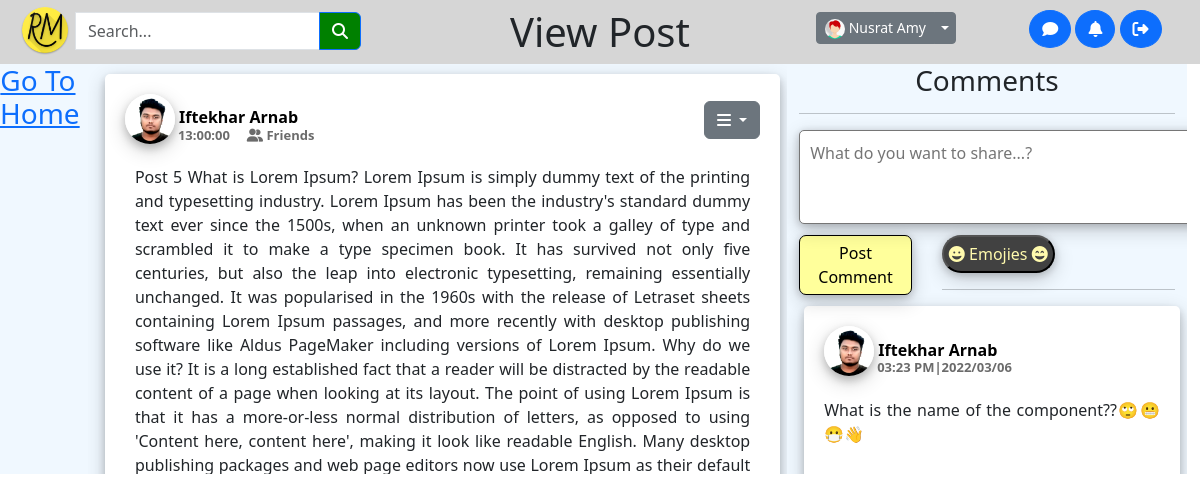
Page /OldCodes/view_post.php?pid=6 (signed in) on the earlier database version.
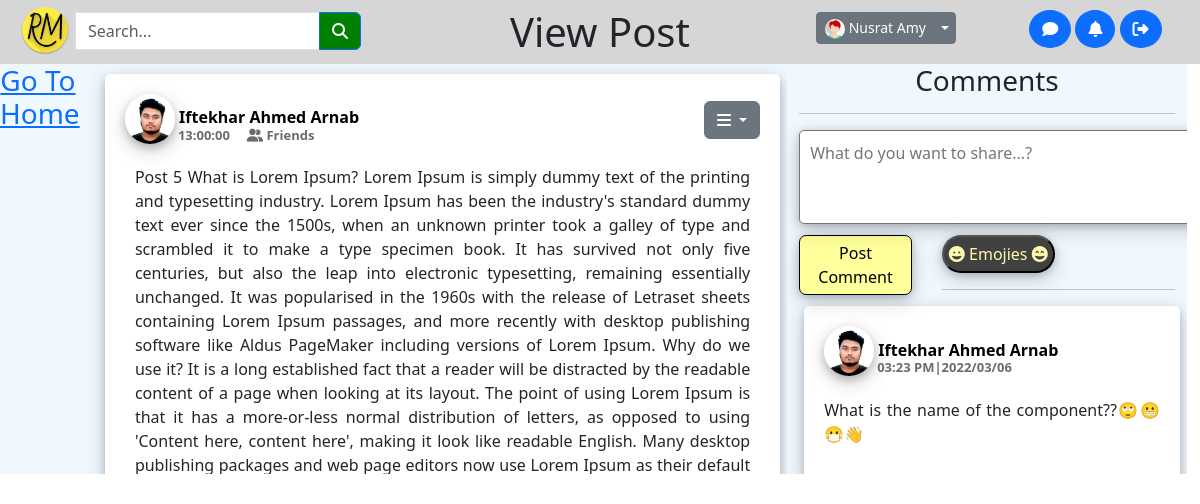
Same page on the later database version.
### tables this page shows
CREATE TABLE `posts` (
  `id` int(11) NOT NULL,
  `authorid` int(11) NOT NULL,
  `title` varchar(250) NOT NULL,
  `content` text NOT NULL,
  `time` varchar(100) DEFAULT NULL,
  `category` varchar(50) DEFAULT NULL,
  `media_link` varchar(500) DEFAULT NULL,
  `upvotes` int(11) DEFAULT 0,
  `downvotes` int(11) DEFAULT 0,
  `privacy` varchar(10) DEFAULT NULL,
  `authorname` varchar(200) DEFAULT NULL,
  `shared` varchar(20) DEFAULT NULL,
  `shared_authorid` int(11) DEFAULT NULL,
  `shared_pid` int(11) DEFAULT NULL,
  `report` varchar(100) DEFAULT NULL
);

CREATE TABLE `users` (
  `fname` varchar(150) DEFAULT NULL,
  `lname` varchar(150) DEFAULT NULL,
  `uname` varchar(150) DEFAULT NULL,
  `email` varchar(150) DEFAULT NULL,
  `phone` varchar(150) DEFAULT NULL,
  `job` varchar(150) DEFAULT NULL,
  `about` varchar(500) DEFAULT NULL,
  `pass` varchar(150) DEFAULT NULL,
  `id` int(11) NOT NULL,
  `verified` varchar(20) DEFAULT NULL,
  `flag` int(11) DEFAULT 0,
  `content_count` int(11) DEFAULT 0,
  `pro_pic` varchar(500) DEFAULT NULL,
  `temp_id` varchar(50) DEFAULT NULL,
  `date_of_birth` varchar(100) DEFAULT NULL,
  `religion` varchar(100) DEFAULT NULL,
  `language` varchar(100) DEFAULT NULL,
  `relation` varchar(100) DEFAULT NULL,
  `blood` varchar(100) DEFAULT NULL,
  `nation` varchar(100) DEFAULT NULL,
  `address` varchar(100) DEFAULT NULL,
  `gender` varchar(50) DEFAULT NULL,
  `politics` varchar(50) DEFAULT NULL,
  `sports` varchar(400) DEFAULT NULL,
  `hobby` varchar(400) DEFAULT NULL,
  `temp_id2` varchar(50) DEFAULT NULL,
  `status` varchar(50) DEFAULT NULL,
  `s_verified` varchar(50) DEFAULT NULL
);

CREATE TABLE `comments` (
  `id` int(11) NOT NULL,
  `authorid` int(11) NOT NULL,
  `content` varchar(500) DEFAULT NULL,
  `time` varchar(50) DEFAULT NULL,
  `post_id` int(11) NOT NULL
);

### OldCodes/view_post.php (the view, shortened to what the changed rows need)
<?php
$pid = $_GET['pid'];
class comment_card_creation
{
    public $class_con;
    function get_con()
    {
        include('include/connection.php');
        $this->class_con = $con;
    }
    function get_author_propic($aid)
    {
        $apic = "ext-files/user/default.jpg";
        $asql = "SELECT * FROM users WHERE id = '$aid'";
        $ares = mysqli_query($this->class_con, $asql);
        while ($class_arow = mysqli_fetch_assoc($ares)) {
            if (!(empty($class_arow['pro_pic']))) {
                $apic = "ext-files/user/" . $class_arow['pro_pic'];
            }
        }
        return $apic;
    }
    function get_authorname($aid)
    {
        $aname = "Undefined";
        $asql = "SELECT * FROM users WHERE id = '$aid'";
        $ares = mysqli_query($this->class_con, $asql);
        while ($class_arow = mysqli_fetch_assoc($ares)) {
            $aname = $class_arow['fname'] . " " . $class_arow['lname'];
        }
        return $aname;
    }
    function generate_card($pid)
    {
        $sql = "SELECT * FROM comments WHERE post_id = '$pid'";
        $res = mysqli_query($this->class_con, $sql);
        while ($class_row = mysqli_fetch_assoc($res)) {
            $authorname = $this->get_authorname($class_row['authorid']);
            $time = $class_row['time'];
            $propic_link = $this->get_author_propic($class_row['authorid']);
            echo '
                <div class="card-main">
                    <a title="View User Profile" class="unformatted-link homepage-poster-name" href="view_user.php?uid=
                    ' . $class_row['authorid'] . '"><img class="profile-pic-home-post" src="' . $propic_link . '">&nbsp' . $authorname . '
                    <p class="timestamp-home" title="Timestamp">' . $time . '</p></a>';
            echo '
                <div class="post-text">
                    <span>' . $class_row['content'] . '</span>
                </div>
            </div>';
        }
    }
}
class view_post
{
    public $class_con;
    function get_con()
    {
        include('include/connection.php');
        $this->class_con = $con;
    }
    function count_dislikes($post_id)
    {
        $cnt = 0;
        $sql = "SELECT * FROM votes WHERE post_id = '$post_id' AND stat = 'd'";
        $res = mysqli_query($this->class_con, $sql);
        while ($row = mysqli_fetch_assoc($res)) {
            $cnt++;
        }
        return $cnt;
    }
    function get_authorpic($aid)
    {
        include('include/connection.php');
        $apic = "ext-files/user/default.jpg";
        $asql = "SELECT * FROM users WHERE id = '$aid'";
        $ares = mysqli_query($con, $asql);
        while ($class_arow = mysqli_fetch_assoc($ares)) {
            if (!(empty($class_arow['pro_pic']))) {
                $apic = "ext-files/user/" . $class_arow['pro_pic'];
            }
        }
        return $apic;
    }
    function get_authorname($aid)
    {
        include('include/connection.php');
        $rt_val = "Guest";
        $asql = "SELECT * FROM users WHERE id = '$aid'";
        $ares = mysqli_query($con, $asql);
        while ($class_arow = mysqli_fetch_assoc($ares)) {
            $rt_val = $class_arow['fname'] . ' ' . $class_arow['lname'];
        }
        return $rt_val;
    }
    function display_post($pid)
    {
        include('include/connection.php');
        $sql = "SELECT * FROM posts WHERE id = '$pid'";
        $result = mysqli_query($con, $sql);
        $count = mysqli_num_rows($result);
        if ($count == 1) {
            while ($row = mysqli_fetch_assoc($result)) {
                $dislikes = $this->count_dislikes($row['id']);
                $authorid = $row['authorid'];
                $authorname = $this->get_authorname($authorid);
                $authorpic = $this->get_authorpic($authorid);
                $time = $row['time'];
                $cpriv = '<i class="fas fa-user-friends"></i> Friends';
                $privacy_show = '<i class="fas fa-globe-americas"></i> Public';
                if ($row['privacy'] == 'f') {
                    $cpriv = '<i class="fas fa-globe-americas"></i> Public';
                    $privacy_show = '<i class="fas fa-user-friends"></i> Friends';
                }
                $id = $row['id'];
                $content = $row['content'];
                $menulink = "subdir/modify_post.php?pid=" . $id . "&getback=true";
                echo '<div class="card-main">';
                echo '
                <a title="View User Profile" class="unformatted-link homepage-poster-name" href="view_user.php?uid=' . $authorid . '"><img class="profile-pic-home-post" src="' . $authorpic . '">&nbsp' . $authorname . '<p class="timestamp-home" title="Timestamp & Privacy">' . $time . ' &nbsp&nbsp&nbsp ' . $privacy_show . '</p></a>';
                if ($_SESSION['logid'] == $authorid) {
                    echo '<div class="dropdown" style="float: right; margin-top: -60px;">
                            <button class="btn btn-secondary dropdown-toggle" type="button" id="dropdownMenuButton1" data-bs-toggle="dropdown" aria-expanded="false">
                                <i class="fas fa-bars"></i>
                            </button>
                            <ul class="dropdown-menu" aria-labelledby="dropdownMenuButton1">
                                <li><a class="dropdown-item" href="' . $menulink . '&operation=edit"><i class="fas fa-edit"></i> Edit Post</a></li>
                                <li><a class="dropdown-item" href="' . $menulink . '&operation=cpriv">Change Privacy to ' . $cpriv . '</a></li>
                                <li><a class="dropdown-item" href="' . $menulink . '&operation=tag"><i class="fas fa-user-tag"></i> Tag Friends</a></li>
                                <li><a class="dropdown-item" href="' . $menulink . '&operation=del"><i class="fas fa-trash-alt"></i> Delete Post</a></li>
                            </ul>
                        </div>';
                } else {
                    echo '<div class="dropdown" style="float: right; margin-top: -60px;">
                            <button class="btn btn-secondary dropdown-toggle" type="button" id="dropdownMenuButton1" data-bs-toggle="dropdown" aria-expanded="false">
                                <i class="fas fa-bars"></i>
                            </button>
                            <ul class="dropdown-menu" aria-labelledby="dropdownMenuButton1">
                            <li><a class="dropdown-item" href="see_taglist.php?pid=' . $id . '"><i class="fas fa-user-tag"></i> See Tagged Users</a></li>
                            </ul>
                        </div>';
                }
                echo '
                <p class="post-text-view-post">' . $content . '</p>';
                echo '</div>';
            }
        } else {
            echo "<h1>Post Does Not Exists</h1>";
        }
    }
}
?>
<!DOCTYPE html>
<html lang="en">
<head>
    <link rel="stylesheet" href="assets/fontawesome/css/all.css">
    <link rel="stylesheet" href="assets/bootstrap/css/bootstrap.min.css">
    <link rel="stylesheet" href="css/style.css?v=<?php echo time(); ?>">
</head>
<body>
    <div style="background-color: rgb(214, 214, 214);">
        <div class="row">
            <div class="col-4 hide-in-mobile">
                <div class="myTab" style="margin: 2%; text-align:center;">
                    <h1>View Post</h1>
                </div>
            </div>
        </div>
    </div>
    <div class="row" style="background-color:aliceblue; width: 99.9%;">
        <div class="col-sm-7" style="overflow-y:scroll;" id="home2">
            <?php
            $obj = new view_post();
            $obj->display_post($pid);
            ?>
        </div>
        <div class="col-sm-4" style="overflow-y:scroll;" id="home3">
            <?php
            $cobj = new comment_card_creation();
            $cobj->get_con();
            $cobj->generate_card($pid);
            ?>
        </div>
    </div>
</body>
</html>

Differences in the rows shown:
changed through a linked row, posts: authorid.lname "Iftekhar Arnab" → "Iftekhar Ahmed Arnab"
changed through a linked row, comments "What is the name of the component??🙄😬😷👋": authorid.lname "Iftekhar Arnab" → "Iftekhar Ahmed Arnab"
